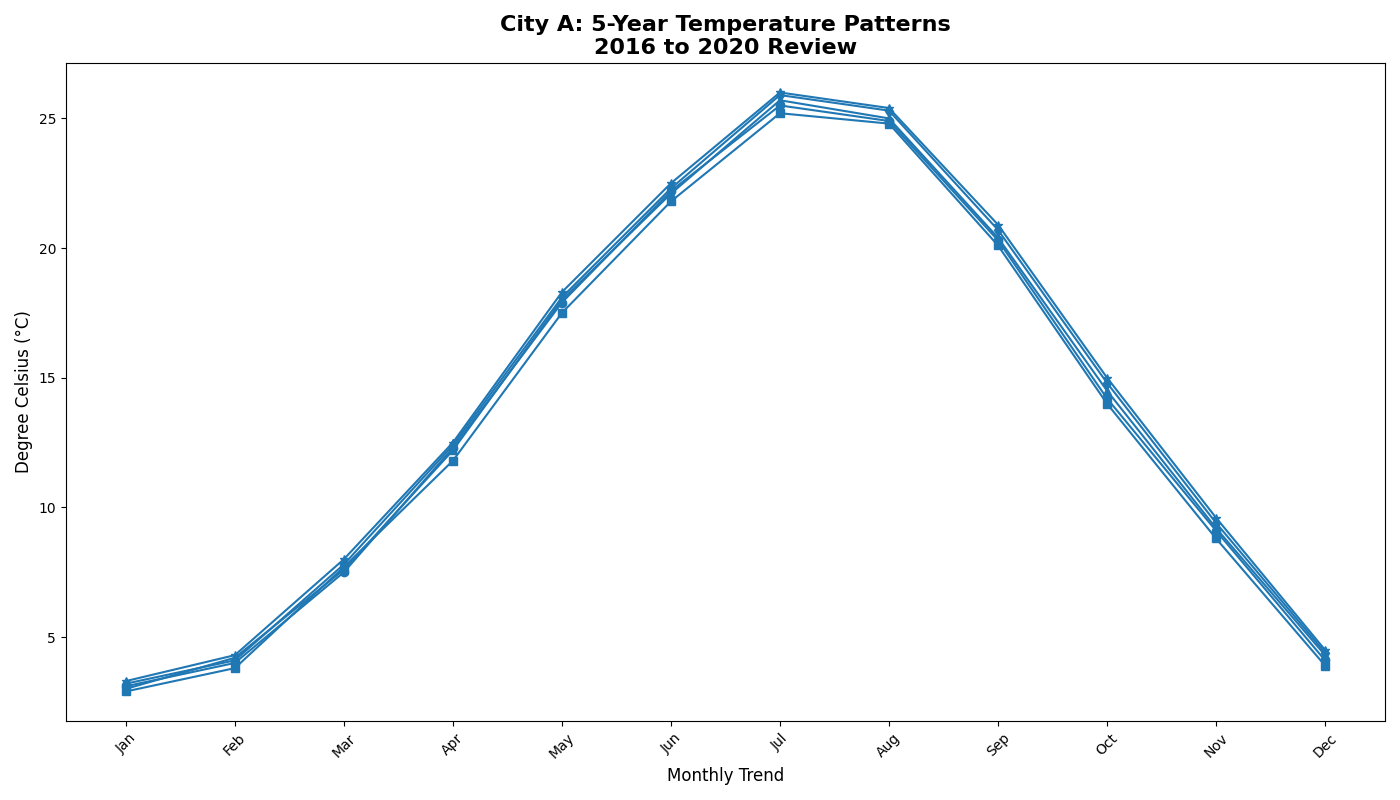

The script that drew this image:
import matplotlib.pyplot as plt
import numpy as np

# Data arrays 
months = np.array(['Jan', 'Feb', 'Mar', 'Apr', 'May', 'Jun', 'Jul', 'Aug', 'Sep', 'Oct', 'Nov', 'Dec'])

# Temperature data
city_a_2016 = np.array([3.1, 4.0, 7.5, 12.3, 17.9, 22.2, 25.5, 24.9, 20.3, 14.2, 9.1, 4.1])
city_a_2017 = np.array([2.9, 3.8, 7.7, 11.8, 17.5, 21.8, 25.2, 24.8, 20.1, 14.0, 8.8, 3.9])
city_a_2018 = np.array([3.0, 4.2, 7.6, 12.2, 18.0, 22.1, 25.7, 25.0, 20.4, 14.5, 9.2, 4.3])
city_a_2019 = np.array([3.2, 4.1, 7.8, 12.4, 18.1, 22.3, 25.9, 25.3, 20.7, 14.8, 9.4, 4.4])
city_a_2020 = np.array([3.3, 4.3, 8.0, 12.5, 18.3, 22.5, 26.0, 25.4, 20.9, 15.0, 9.6, 4.5])

plt.figure(figsize=(14, 8))

color = '#1f77b4'

# Plotting data
plt.plot(months, city_a_2016, marker='o', color=color)
plt.plot(months, city_a_2017, marker='s', color=color)
plt.plot(months, city_a_2018, marker='^', color=color)
plt.plot(months, city_a_2019, marker='d', color=color)
plt.plot(months, city_a_2020, marker='*', color=color)

plt.title("City A: 5-Year Temperature Patterns\n2016 to 2020 Review", fontsize=16, fontweight='bold')
plt.xlabel('Monthly Trend', fontsize=12)
plt.ylabel('Degree Celsius (°C)', fontsize=12)
plt.xticks(rotation=45)

plt.tight_layout()
plt.show()
